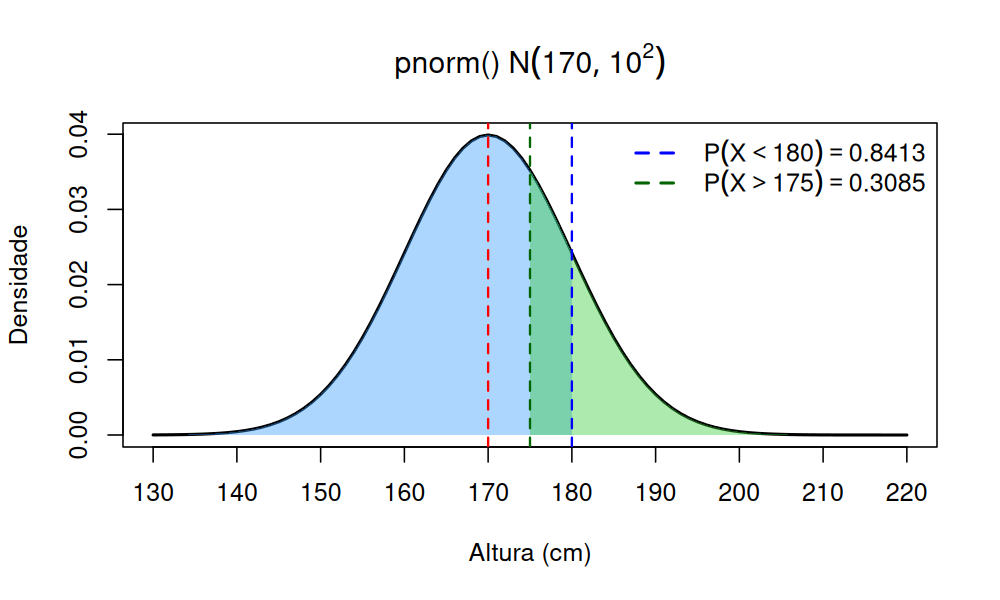

Source code (R):
# Parâmetros
media <- 170
dp <- 10
limite1 <- 180  # para P(X < 180)
limite2 <- 175  # para P(X > 175)

x <- seq(130, 220, by = 1)
y <- dnorm(x, mean = media, sd = dp)

# Probabilidades
prob1 <- round(pnorm(limite1, mean = media, sd = dp), 4)
prob2 <- round(1 - pnorm(limite2, mean = media, sd = dp), 4)

cat("P(X < 180) =", prob1, "\n")
cat("P(X > 175) =", prob2, "\n")

png("T3/pnorm.png", width = 1000, height = 600, res = 150)

plot(x, y, type = "l", lwd = 2, col = "black",
     xlab = "Altura (cm)", ylab = "Densidade",
     main = expression(paste("pnorm() ", N(170, 10^2))),
     xaxt = "n")  # Desliga o eixo x padrão para customizar

axis(1, at = seq(130, 220, by = 10))

x_sombra1 <- x[x <= limite1]
y_sombra1 <- dnorm(x_sombra1, mean = media, sd = dp)
polygon(c(x_sombra1, rev(x_sombra1)),
        c(y_sombra1, rep(0, length(y_sombra1))),
        col = rgb(0.2, 0.6, 1, 0.4), border = NA)

x_sombra2 <- x[x >= limite2]
y_sombra2 <- dnorm(x_sombra2, mean = media, sd = dp)
polygon(c(x_sombra2, rev(x_sombra2)),
        c(y_sombra2, rep(0, length(y_sombra2))),
        col = rgb(0.2, 0.8, 0.2, 0.4), border = NA)

abline(v = media, col = "red", lty = 2, lwd = 1.5)         # Média = 170
abline(v = limite1, col = "blue", lty = 2, lwd = 1.5)       # Linha azul em 180
abline(v = limite2, col = "darkgreen", lty = 2, lwd = 1.5)  # Linha verde em 175

legend("topright", legend = c(
  bquote(P(X < 180) == .(prob1)),
  bquote(P(X > 175) == .(prob2))
), col = c("blue", "darkgreen"), lwd = 2, lty = 2, bty = "n")

dev.off()
